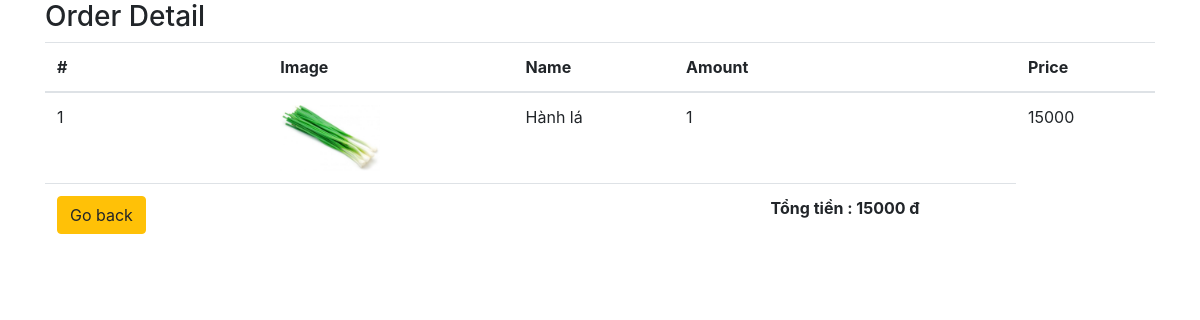
Page /cart/detail.php?OrderID=25 (signed in) on the committed database.
### tables this page shows
CREATE TABLE `orderdetail` (
  `OrderID` int(10) UNSIGNED NOT NULL,
  `VegetableID` int(10) NOT NULL,
  `Quantity` tinyint(4) NOT NULL,
  `Price` float NOT NULL
);

CREATE TABLE `vegetable` (
  `VegetableID` int(10) NOT NULL,
  `CategoryID` int(10) NOT NULL,
  `VegetableName` varchar(30) NOT NULL,
  `Unit` varchar(20) NOT NULL,
  `Amount` int(10) NOT NULL,
  `Image` varchar(50) NOT NULL,
  `Price` float NOT NULL
);

### class/order.php (called while the page is built, shortened)
<?php
class order
{
    public static function getOrderDetail($orderid)
    {
        include "../vegetable/connection.php";
        $query = mysqli_query($mysqli, "SELECT * FROM orderdetail WHERE OrderID = '$orderid'");
        if (mysqli_num_rows($query) > 0) {
            return $query;
        }
        return null;
    }
}

### class/vegetable.php (called while the page is built, shortened)
<?php
class vegetable
{
    public static function getListByVegeID($vegeID)
    {
        include "../vegetable/connection.php";
        $sanpham = mysqli_query($mysqli, "SELECT * FROM vegetable WHERE VegetableID = '$vegeID'");
        if (mysqli_num_rows($sanpham) > 0) {
            return $sanpham;
        }
        return null;
    }
}

### cart/detail.php (the view, shortened to what this page needs)
<!DOCTYPE html>
<html lang="en">
<head>
    <link rel="stylesheet" href="../css/bootstrap.css">
    <link rel="stylesheet" href="../css/main.css">
</head>
<body>
    <?php
    require '../class/order.php';
    require '../class/vegetable.php';
    $totalall = 0;
    ?>
    <div class="container">
        <?php
        if (!empty($_SESSION['iduser']) && isset($_GET['OrderID'])) {
        ?>
            <h3>Order Detail</h3>
            <table id="cart" class="table">
                <thead>
                    <tr>
                        <th>#</th>
                        <th>Image</th>
                        <th>Name</th>
                        <th>Amount</th>
                        <th>Price</th>
                    </tr>
                </thead>
                <tbody>
                    <?php
                    $detail = order::getOrderDetail($_GET['OrderID']);
                    if ($detail != null) {
                        $i = 1;
                        while ($row = mysqli_fetch_assoc($detail)) {
                            $listveg = vegetable::getListByVegeID($row['VegetableID']);
                            $vegetable = mysqli_fetch_assoc($listveg);
                    ?>
                            <tr>
                                <td data-th="STT"><?= $i++ ?></td>
                                <td data-th="Product">
                                    <div class="row">
                                        <div class="col-sm-2 hidden-xs"><img src="../images/<?= $vegetable['Image'] ?>"
                                        alt="Sản phẩm 1" class="img-responsive" width="100"></div>
                                    </div>
                                </td>
                                <td data-th="Quantity"><?= $vegetable['VegetableName'] ?>
                                </td>
                                <td data-th="Subtotal"><?= $row['Quantity'] ?></td>
                                <td class="actions" data-th="Price"><?= $total=$row['Price'] ?></td>
                                <?php $totalall+=$total;  ?>
                            </tr>
                    <?php }
                    } ?>
                </tbody>
                <tfoot>
                <tr>
                    <td><a href="../cart/history.php" class="btn btn-warning"><i class="fa fa-angle-left"></i>Go back</a>
                    </td>
                    <td colspan="2" class="hidden-xs"> </td>
                    <td class="hidden-xs text-center"><strong>Tổng tiền : <?= $totalall ?> đ</strong>
                    </td>
                </tr>
            </tfoot>
            </table>
        <?php } else { ?>
            <h1>Bạn chưa được sử dụng chức năng này</h1>
            <a href="javascript:history.back()">Go back</a>
        <?php } ?>
    </div>
</body>
</html>

### css/main.css (style rules this page uses)
* { margin: 0; padding: 0; }

### rows in the picture
orderdetail: VegetableID.Image (picture), VegetableID.VegetableName "Hành lá", Quantity "1", Price "15000"

### other values in the picture
$totalall "15000"
